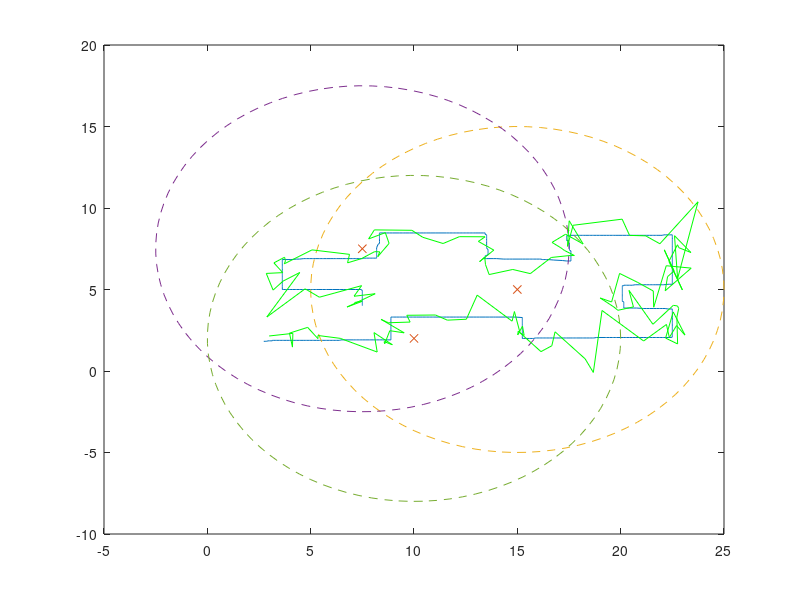

Write the MATLAB code that produced this figure.
%%%%%%%%%%%%%%%%%%%%%%%%%%%%%%%%%%%%%%%%%%%%%%%%%%%%%%%%%%%%%
%Trilateration approach with euclidean distance measurements%
%%%%%%%%%%%%%%%%%%%%%%%%%%%%%%%%%%%%%%%%%%%%%%%%%%%%%%%%%%%%%
clear all;
close all;
clc;
%% load the trajectory
file = load('hard2.mat');
%file = load('easy2.mat');
X = file.X;
%% normalization for a room of dimensions 30x10 m

N = size(X,1);
%% define the positions of the sensors
radius = 10;% this is how far the sensor can work 
s = [%7.5,3.5;   ...
     15,5;      ...
     %20,3.5;    ...
     %20,7.5;    ...
     7.5,7.5;   ...
     %10,10;     ...
     10,2;      ...
     %17.5,10;   ...
     %17.5,2;    ...
    ];

% define polling query of sensors
dt = 10;
% number of sensors
p = size(s,1);
% dimension of the states : 2D motion x,y
n = 2;


%% plot the trajectory and sensors position
figure;
plot(X(:,1),X(:,2));
hold on;
plot(s(:,1),s(:,2), 'x');
t = linspace(0,2*pi);
for j=1:size(s,1)
    plot(radius*cos(t)+s(j,1),radius*sin(t)+s(j,2),'--');
end



%% Initialization
x_hat = [X(1,:)'];% ;0 ;0];
prediction = x_hat';

distances = zeros(size(s,1),N);
noised_distances = zeros(size(s,1),N);

number_est = 1;
dist_max = 0;
predicted = [];
for t=1:N
     for k=1:size(s,1)
         distances(k,t) = sqrt((X(t,1)-s(k,1)).^2 + (X(t,2)-s(k,2)).^2);
          %if distances(k,t) > radius
          %   distances(k,t) = NaN;
          %else
             noised_distances(k,t) = awgn(distances(k,t),10);
          %end         
     end
    
    %% TRILATERATION WITH LEAST SQUARES
    
    A = [];
    b = [];
    for i=1:p-1    % build matrix A and b
        A = [A ; s(p,1)-s(i,1) s(p,2)-s(i,2)];
        %b = [b ; 0.5*((distances(i,t).^2 - distances(p,t).^2) - (s(i,1).^2 - s(p,1).^2) - (s(i,2).^2 - s(p,2).^2))];
        b = [b ; 0.5*((noised_distances(i,t).^2 - noised_distances(p,t).^2) - (s(i,1).^2 - s(p,1).^2) - (s(i,2).^2 - s(p,2).^2))];
    end
    x_hat = inv(A'*A)*A'*b; % compute the trilateration with least squares
    predicted = [predicted ; x_hat'];
    
    %% compute distance error 
    
    x_err(number_est) = X(t,1) - x_hat(1);
    y_err(number_est) = X(t,2) - x_hat(2);
    
    dist(number_est) = sqrt(x_err(number_est).^2 + y_err(number_est).^2);
    if dist(number_est) > dist_max
        dist_max = dist(number_est);
        pos_dist_max = number_est;
    end
    
    number_est = number_est+1;
    
end

trilat_prediction = predicted(1:dt:N,:);
plot(trilat_prediction(:,1),trilat_prediction(:,2),'Color','Green');

dist_err = sum(dist) / number_est;
RMSE_x = sqrt(sum(x_err.^2)/number_est);
RMSE_y = sqrt(sum(y_err.^2)/number_est);
RMSE_net = sqrt(RMSE_x.^2 + RMSE_y.^2);

disp(['Distance Error  Avg: ',num2str(dist_err)]);
disp(['Distance Error Max : ',num2str(dist_max)]);
disp(['RMSE_x : ',num2str(RMSE_x)]);
disp(['RMSE_y : ',num2str(RMSE_y)]);
disp(['RMSE_net : ',num2str(RMSE_net)]);
